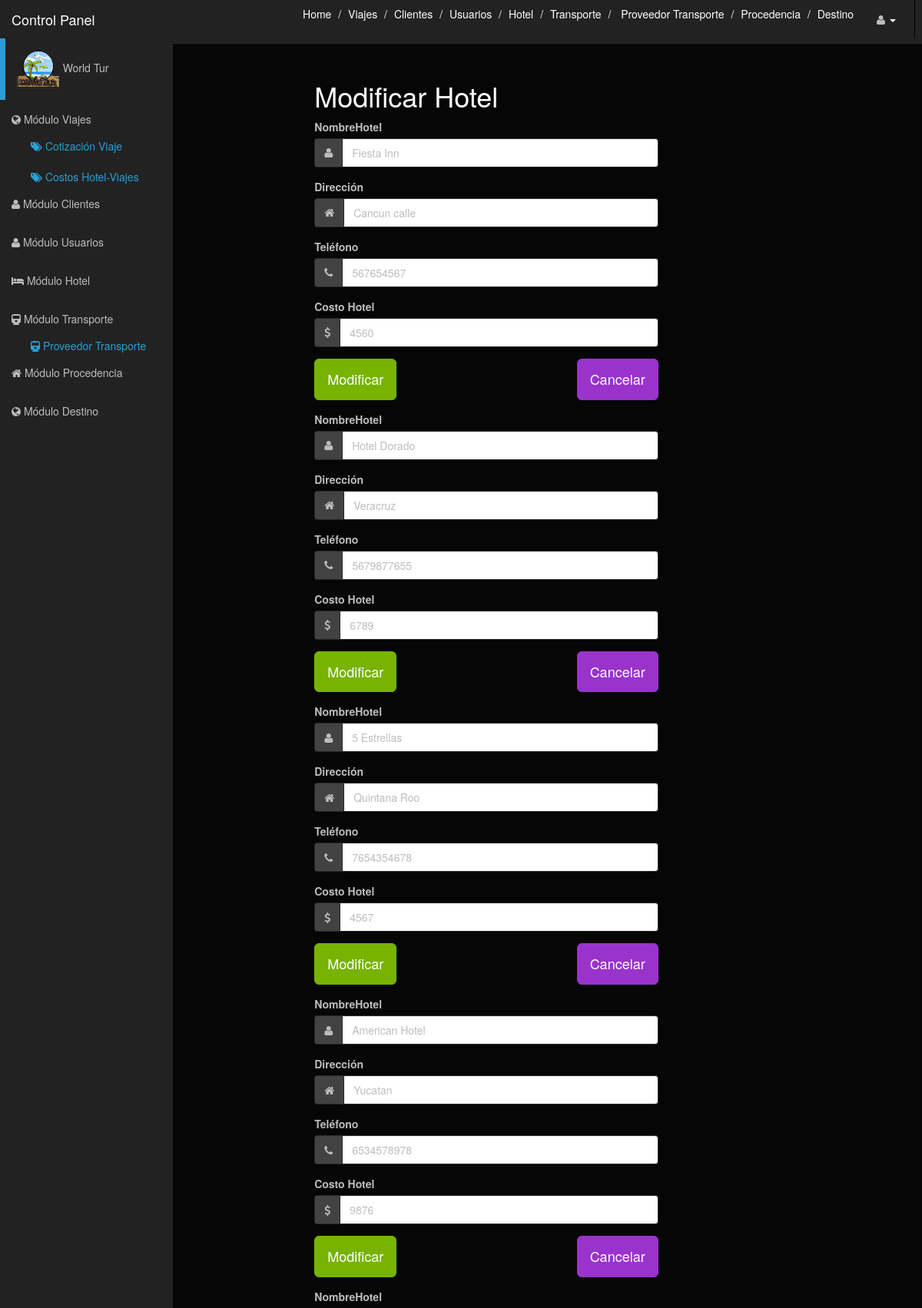
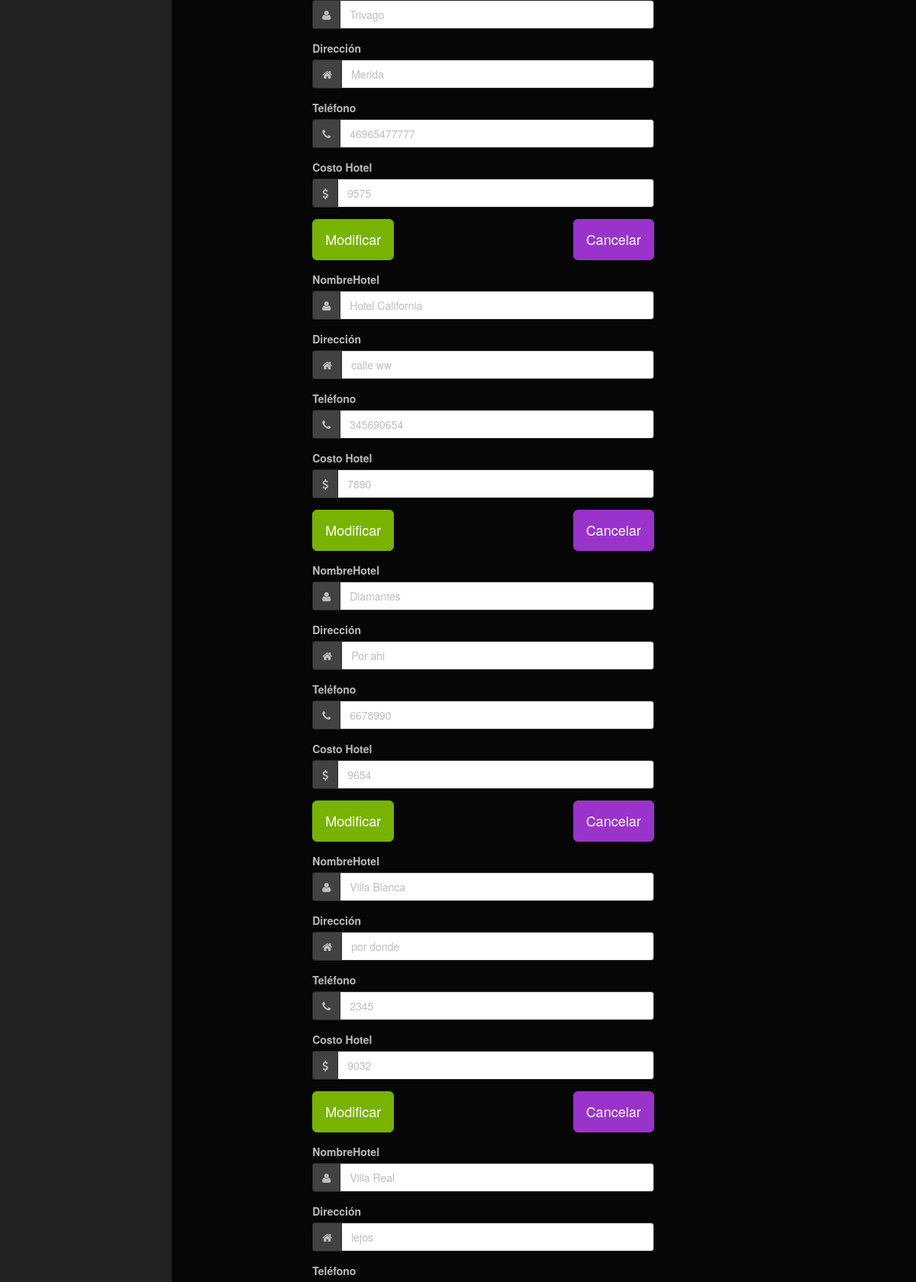
Page /index.php/hotel/upHotel (upper part) on the committed database (2 pictures, top to bottom).
### tables this page shows
CREATE TABLE `hotel` (
  `idHotel` int(11) NOT NULL,
  `NombreHotel` varchar(100) NOT NULL,
  `Direccion` varchar(100) NOT NULL,
  `Telefono` varchar(100) NOT NULL,
  `CostoHotel` varchar(100) NOT NULL
);

### application/views/plantillaAdmin.php (called while the page is built)
<?php
$this->load->view('Plantilla_Admin/begin.php');
$this->load->view('Plantilla_Admin/header');
$this->load->view('Plantilla_Admin/nav');
$this->load->view($content);
$this->load->view('Plantilla_Admin/footer');
$this->load->view('Plantilla_Admin/end');

### application/controllers/Hotel.php (called while the page is built, shortened)
<?php
class Hotel extends CI_Controller{
    public function __construct() {
        $this->load->model('Hotel_model');
    }
     public function upHotel(){
         $this->form_validation->set_rules('NombreHotel', 'NombreHotel', 'trim|required');
         $this->form_validation->set_rules('Direccion', 'Dirección', 'trim|required');
         $this->form_validation->set_rules('Telefono', 'Teléfono', 'trim|required|numeric');
         $this->form_validation->set_rules('CostoHotel', 'Costo Hotel', 'trim|required|numeric');
         $id = $this->input->post('idHotel');
       if($this->form_validation->run ()=== false):
         $dato['hoteles'] = $this->Hotel_model->getHotel($id);
         $dato['content'] = 'Admin/frmUpHotel';
         $this->load->view('plantillaAdmin', $dato);
        endif;
    }
}

### index.php (called while the page is built, shortened)
<?php
require_once BASEPATH.'core/CodeIgniter.php';

### application/models/Hotel_model.php (called while the page is built, shortened)
<?php
class Hotel_model  extends CI_Model {
     public function getHotel($id = null){
        $this->db->select('*');
        $this->db->from('hotel');
        $sql = $this->db->get();
        if($sql->num_rows() > 0){
            return $sql->result();
        }
    }
}

### application/views/Admin/frmUpHotel.php (the view, shortened to what this page needs)
<div class="col-sm-6 col-sm-offset-2" >
<h1 class="mbr-header__text">Modificar Hotel</h1>
<form action="<?php echo base_url();?>index.php/Hotel/upHotel" method="post">
    <?php foreach($hoteles as $n){ ?>
        <label for="NombreHotel" >NombreHotel </label>
    <div class="form-group input-group">
         <span class="input-group-addon"><i class="fa fa-user"></i> </span>
         <input class="form-control" type="text" id="NombreHotel" name="NombreHotel" placeholder="Nombre Hotel" required="required" value="<?php echo $n->NombreHotel; ?>">
    </div>
        <label  for="Direccion">Dirección</label>
    <div class="form-group input-group">
         <span class="input-group-addon"><i class="fa fa-home"></i> </span>
         <input class="form-control" type="text" id="Direccion" name="Direccion" placeholder="Dirección" required="required" value="<?php echo $n->Direccion; ?>">
    </div>
        <label  for="Telefono">Teléfono</label>
    <div class="form-group input-group">
         <span class="input-group-addon"><i class="fa fa-phone"></i> </span>
         <input class="form-control" type="tel" id="Telefono" name="Telefono" placeholder="Teléfono" required="required" value="<?php echo $n->Telefono; ?>">
    </div>
         <label  for="CostoHotel">Costo Hotel</label>
    <div class="form-group input-group">
         <span class="input-group-addon"><i class="fa fa-dollar"></i> </span>
         <input class="form-control" type="text" id="CostoHotel" name="CostoHotel" placeholder="Costo Hotel" required="required" value="<?php echo $n->CostoHotel; ?>">
    </div>
    <div class="form-group">
           <input type="submit"  name="submit" onclick="return confirmar()"   value="Modificar" class="btn btn-success btn-lg"  required="required" >
            <a  href="<?php echo base_url();?>index.php/Hotel/getHotel"><button style="float:right;" type="button"   class="btn btn-info btn-lg" > Cancelar</button></a>
    </div>
    <?php } ?>
</form>
</div>

### application/views/Plantilla_Admin/begin.php (shortened to what this page needs)
  <!DOCTYPE html>
<html lang="en">
<head>
    <link rel="stylesheet" type="text/css" href="<?php echo base_url();?>bootstrap/css/bootstrap.min.css" />
    <link rel="stylesheet" type="text/css" href="<?php echo base_url();?>font-awesome/css/font-awesome.min.css" />
    <link rel="stylesheet" type="text/css" href="<?php echo base_url();?>css/local.css" />
    <link rel="stylesheet" type="text/css" href="http://www.shieldui.com/shared/components/latest/css/light-bootstrap/all.min.css" />
    <link id="gridcss" rel="stylesheet" type="text/css" href="http://www.shieldui.com/shared/components/latest/css/dark-bootstrap/all.min.css" />
</head>

### application/views/Plantilla_Admin/header.php
<div id="page-wrapper">
          <div class="row">

### application/views/Plantilla_Admin/nav.php (shortened to what this page needs)
<body>
    <div id="wrapper">
          <nav class="navbar navbar-inverse navbar-fixed-top" role="navigation">
            <div class="navbar-header">
                <a class="navbar-brand" href="<?php echo base_url();?>index.php/Admin/indexAdmin">Control Panel</a>
            </div>
            <div class="collapse navbar-collapse navbar-ex1-collapse">
                <ul id="active" class="nav navbar-nav side-nav">
                    <li class="selected"><a href="<?php echo base_url();?>index.php/Admin/indexAdmin"><img alt="50" height="50" src="<?php echo base_url();?>img/WT.png"> World Tur</a></li>
                    <li><a href="<?php echo base_url();?>index.php/Viajes/getViajes"><i class="fa fa-globe"></i> Módulo Viajes</a></li>
                    <ul><a href="<?php echo base_url();?>index.php/Cotizacion/getCot"><i class="fa fa-tags"></i> Cotización Viaje</a></ul><br>
                    <ul><a href="<?php echo base_url();?>index.php/Descripcion/getDes"><i class="fa fa-tags"></i> Costos Hotel-Viajes</a></ul>
                    <li><a href="<?php echo base_url();?>index.php/Cliente/getCliente"><i class="fa fa-user"></i> Módulo Clientes</a></li>
                    <li><a href="<?php echo base_url();?>index.php/Usuarios/getUsuarios"><i class="fa fa-user"></i> Módulo Usuarios</a></li>
                    <li><a href="<?php echo base_url();?>index.php/Hotel/getHotel"><i class="fa fa-hotel"></i> Módulo Hotel</a></li>
                    <li><a href="<?php echo base_url();?>index.php/Transporte/getTransporte"><i class="fa fa-train"></i> Módulo Transporte</a></li>
                    <ul><a href="<?php echo base_url();?>index.php/Proveedor/getProv"><i class="fa fa-train"></i> Proveedor Transporte</a></ul>
                    <li><a href="<?php echo base_url();?>index.php/Procedencia/getProcedencia"><i class="fa fa-home"></i> Módulo Procedencia</a></li>
                    <li><a href="<?php echo base_url();?>index.php/Destino/getDestino"><i class="fa fa-globe"></i> Módulo Destino</a></li>
                </ul>
                <ul class="nav navbar-nav navbar-right navbar-user">
                    <li class="dropdown messages-dropdown">
                         <ul class="breadcrumb">
                        <li><a href="<?php echo base_url();?>index.php/Admin/indexAdmin">Home</a></li>
                        <li><a href="<?php echo base_url();?>index.php/Viajes/getViajes">Viajes</a></li>
                        <li class="active"><a href="<?php echo base_url();?>index.php/Cliente/getCliente">Clientes</a></li>
                        <li class="active"><a href="<?php echo base_url();?>index.php/Usuarios/getUsuarios">Usuarios</a></li>
                        <li class="active"><a href="<?php echo base_url();?>index.php/Hotel/getHotel">Hotel</a></li>
                        <li class="active"><a href="<?php echo base_url();?>index.php/Transporte/getTransporte">Transporte</a></li>
                        <li class="active"><a href="<?php echo base_url();?>index.php/Proveedor/getProv"> Proveedor Transporte</a></li>
                        <li class="active"><a href="<?php echo base_url();?>index.php/Procedencia/getProcedencia">Procedencia</a></li>
                        <li class="active"><a href="<?php echo base_url();?>index.php/Destino/getDestino">Destino</a></li>
                     </ul>
                    </li>
                    <li class="dropdown user-dropdown">
                        <a href="#" class="dropdown-toggle" data-toggle="dropdown"><i class="fa fa-user"></i> <?php echo $this->session->userdata('user'); ?><b class="caret"></b></a>
                    </li>
                </ul>
            </div>
        </nav>

### application/views/Plantilla_Admin/footer.php
    </div>
</div>

### application/views/Plantilla_Admin/end.php (shortened to what this page needs)
</body>
</html>

### rows in the picture
hotel: NombreHotel "Fiesta Inn", Direccion "Cancun calle", Telefono "567654567", CostoHotel "4560"
hotel: NombreHotel "Hotel Dorado", Direccion "Veracruz", Telefono "5679877655", CostoHotel "6789"
hotel: NombreHotel "5 Estrellas", Direccion "Quintana Roo", Telefono "7654354678", CostoHotel "4567"
hotel: NombreHotel "American Hotel", Direccion "Yucatan", Telefono "6534578978", CostoHotel "9876"
hotel: NombreHotel "Trivago", Direccion "Merida", Telefono "46965477777", CostoHotel "9575"
hotel: NombreHotel "Hotel California", Direccion "calle ww", Telefono "345690654", CostoHotel "7890"
hotel: NombreHotel "Diamantes", Direccion "Por ahi", Telefono "6678990", CostoHotel "9654"
hotel: NombreHotel "Villa Blanca", Direccion "por donde", Telefono "2345", CostoHotel "9032"
hotel: NombreHotel "Villa Real", Direccion "lejos"
